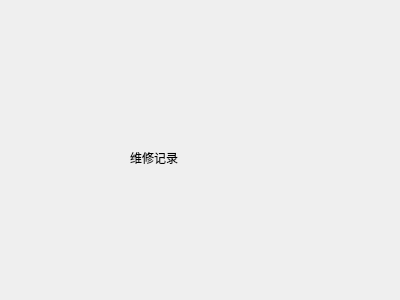
<?xml version="1.0" encoding="UTF-8"?>
<ui version="4.0">
 <class>FixRecord</class>
 <widget class="QWidget" name="FixRecord">
  <property name="geometry">
   <rect>
    <x>0</x>
    <y>0</y>
    <width>400</width>
    <height>300</height>
   </rect>
  </property>
  <property name="windowTitle">
   <string>Form</string>
  </property>
  <widget class="QLabel" name="label">
   <property name="geometry">
    <rect>
     <x>130</x>
     <y>150</y>
     <width>72</width>
     <height>15</height>
    </rect>
   </property>
   <property name="text">
    <string>维修记录</string>
   </property>
  </widget>
 </widget>
 <resources/>
 <connections/>
</ui>
